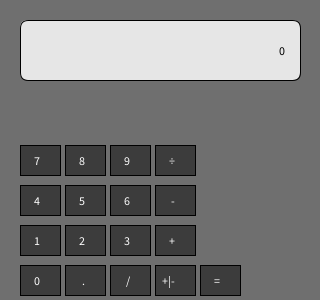
Frame 1 (no input)
Frame 60 (the mouse pressed at the canvas centre just before this capture): identical to frame 1, image omitted
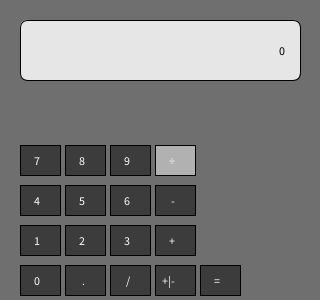
Frame 120 (the mouse held since frame 60 and released just before this capture)

The Processing sketch that drew these frames (run headless with seeded random() and noise(); from frame 60 on, the mouse is pressed at the canvas centre):

// Processing sketch: Calculator
// ── Calculator.pde
// Jaxon Peterson | 9/14/26 | Calculator
// color pallette
String displayVal;
float l, r, result;
char op;
boolean left;
boolean newEntry;

Button[] numButtons = new Button[10];
Button[] opButtons = new Button[7];


void setup() {
  size(320, 300);
  displayVal = "0";
  l = 0;
  r = 0;
  result = 0;
  op = ' ';
  left = true;
  newEntry = true;

  // numbuttons
  numButtons[0] = new Button(40, 280, "0");
  numButtons[1] = new Button(40, 240, "1");
  numButtons[2] = new Button(85, 240, "2");
  numButtons[3] = new Button(130, 240, "3");
  numButtons[4] = new Button(40, 200, "4");
  numButtons[5] = new Button(85, 200, "5");
  numButtons[6] = new Button(130, 200, "6");
  numButtons[7] = new Button(40, 160, "7");
  numButtons[8] = new Button(85, 160, "8");
  numButtons[9] = new Button(130, 160, "9");

  // opbuttons
  opButtons[0] = new Button(175, 240, "+");
  opButtons[1] = new Button(85, 280, ".");
  opButtons[2] = new Button(130, 280, "/");
  opButtons[3] = new Button(175, 280, "+|-");
  opButtons[4] = new Button(220, 280, "=");
  opButtons[5] = new Button(175, 200, "-");
  opButtons[6] = new Button(175, 160, "÷");
}

void draw() {
  background(111);
  updateDisplay();


  for (int i = 0; i < numButtons.length; i++) {
    numButtons[i].mouseOver(mouseX, mouseY);
    numButtons[i].display();
  }

  for (int i = 0; i < opButtons.length; i++) {
    opButtons[i].mouseOver(mouseX, mouseY);
    opButtons[i].display();
  }
}

void updateDisplay() {

  rectMode(CENTER);
  fill(230);
  rect(width/2, 50, width - 40, 60, 8);


  fill(0);
  textAlign(RIGHT, CENTER);
  text(displayVal, width - 35, 50);
}


void mouseReleased() {
  // number buttons
  for (int i = 0; i < numButtons.length; i++) {
    if (numButtons[i].hover) {
      String digit = numButtons[i].val;
      if (newEntry || displayVal.equals("0")) {
        displayVal = digit;
        newEntry = false;
      } else {
        displayVal += digit;
      }

      if (left) {
        l = float(displayVal);
      } else {
        r = float(displayVal);
      }
    }
  }

  // opbuttons
  for (int i = 0; i < opButtons.length; i++) {
    if (opButtons[i].hover) {
      String clicked = opButtons[i].val;

      if (clicked.equals("=")) {
        preformCalc();
      } else if (clicked.equals("+") || clicked.equals("-") || clicked.equals("÷") || clicked.equals("/")) {

        if (clicked.equals("/")) {
          op = '÷'; 
        } else {
          op = clicked.charAt(0);
        }


        left = false;
        newEntry = true;
      } else if (clicked.equals(".")) {
        if (!displayVal.contains(".")) {
          displayVal += ".";
          newEntry = false;
        }
      } else if (clicked.equals("+|-")) {
        float val = float(displayVal);
        val = val * -1;
        displayVal = str(val);

      
        if (left) {
          l = val;
        } else {
          r = val;
        }
      }
    }
  }
}
void preformCalc() {
  if (op == '+') {
    result = l + r;
  } else if (op == '-') {
    result =  l - r;
  } else if (op == '÷') {
    if (r == 0) {
      displayVal = "ERROR";
      newEntry = true;
      return;
    }
    result = l / r;
  } else if (op == 'x') {
    result = l * r;
  } else {
    return;
  }
  displayVal = str(result);
  l = result;
  r = 0.0;
  left = true;
  newEntry = true;
}

void keyPressed() {
  if (key >= '0' && key <= '9') {
    handleKeyPress(String.valueOf(key), true);
  } 
  
  
  else if (key == '+' || key == '-' || key == '*' || key == '/') {
    String opStr = String.valueOf(key);
    if (key == '*') opStr = "÷"; 
    if (key == '/') opStr = "÷"; 
    handleKeyPress(opStr, false);
  } 
  

  else if (key == '=' || keyCode == ENTER || keyCode == RETURN) {
    handleKeyPress("=", false);
  } 
  
 
  else if (key == '.') {
    handleKeyPress(".", false);
  }
}
void handleKeyPress(String val, boolean isNum) {
  if (isNum) {
    if (newEntry || displayVal.equals("0")) {
      displayVal = val;
      newEntry = false;
    } else {
      displayVal += val;
    }
    
  
    if (left) {
      l = float(displayVal);
    } else {
      r = float(displayVal);
    }
  } else {
    if (val.equals("=")) {
      preformCalc();
    } else if (val.equals("+") || val.equals("-") || val.equals("÷")) {
      op = val.charAt(0);
      left = false;
      newEntry = true;
    } else if (val.equals(".")) {
      if (!displayVal.contains(".")) {
        displayVal += ".";
        newEntry = false;
      }
    }
  }
}

// ── Button.pde
class Button {
  // Member Variables
  float x, y, w, h;
  color c1, c2;
  String val;
  boolean hover;
  
  // constructor
  Button(float x, float y, String val) {
    this.x = x;
    this.y = y;
    w = 40;
    h = 30;
    c1 = color(60);
    c2 = color(177);
    this.val = val;
    hover = false;
  } 
  
  // Member Methods
  void display() {
    if (hover) {
      fill(c2); 
    } else {
      fill(c1);
    }
    
    rectMode(CENTER);
    rect(x, y, w, h);
    fill(255);
    text(val, x , y );
  }
  
  void mouseOver(float tempX, float tempY) {
    if (tempX > x - w/2 && tempX < x + w/2 && tempY > y - h/2 && tempY < y + h/2) {
      hover = true;
    } else {
      hover = false;
    }
  } 
 }
